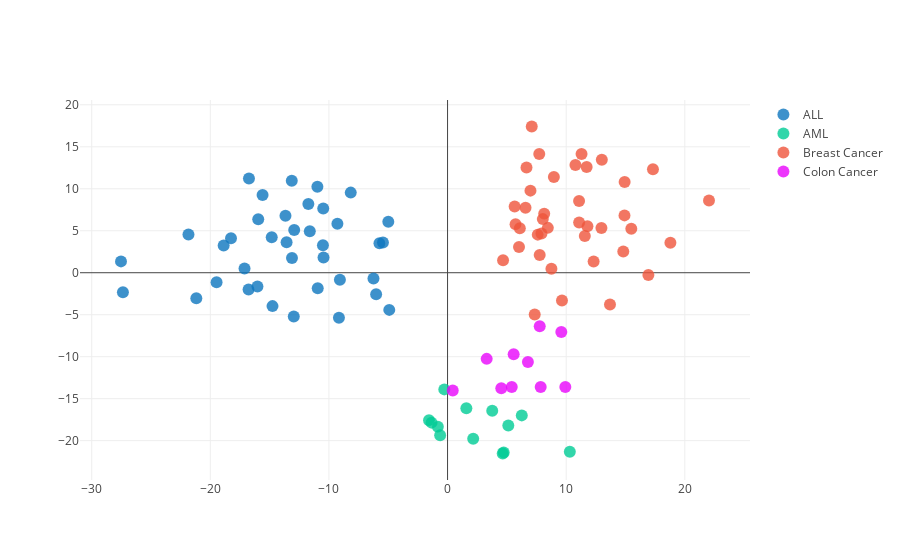

Notebook code cell kept with this figure:
### Code cell
data = []
for name, col in zip(diseases, colors.values()):
    trace = dict( type = 'scatter',
                 x = Y[y==name,0],
                 y = Y[y==name,1], mode='markers', name=name,
        marker=dict( color=col, size=12, line=dict( color='rgba(217, 217, 217, 0.14)',width=0.5),opacity=0.8)
            )
    data.append(trace)

layout = dict(
    showlegend=True,
    scene=dict(
        xaxis=dict(title='PC1'),
        yaxis=dict(title='PC2')
    )
)

fig = dict(data=data, layout=layout)
py.iplot(fig, filename='projection-matrix')

### Figure 1 — Plotly figure (JSON) as saved in the notebook; plotly's stock layout.template omitted (floating-point values rounded to 4 significant figures)
{"data": [{"marker": {"color": "#0D76BF", "line": {"color": "rgba(217, 217, 217, 0.14)", "width": 0.5}, "opacity": 0.8, "size": 12}, "mode": "markers", "name": "ALL", "type": "scatter", "uid": "1aff7193-c460-4b6e-bafc-d10f2cd5ec89", "x": [-17.12, -11.74, -14.83, -5.448, -16.03, -21.18, -13.57, -9.076, -6.022, -16.74, -13.13, -9.288, -13.67, -5.743, -10.46, -18.88, -10.48, -13.12, -19.47, -15.6, -11.62, -18.26, -12.97, -10.51, -9.159, -27.53, -10.98, -15.96, -27.37, -12.93, -8.162, -4.997, -21.84, -6.246, -14.76, -10.95, -4.914, -16.78], "y": [0.4951, 8.186, 4.228, 3.609, -1.644, -3.048, 3.634, -0.8234, -2.551, 11.23, 10.94, 5.846, 6.777, 3.51, 1.809, 3.232, 7.664, 1.748, -1.124, 9.253, 4.933, 4.116, -5.219, 3.271, -5.365, 1.353, 10.24, 6.371, -2.333, 5.096, 9.542, 6.071, 4.557, -0.6868, -3.977, -1.834, -4.424, -1.992]}, {"marker": {"color": "#00cc96", "line": {"color": "rgba(217, 217, 217, 0.14)", "width": 0.5}, "opacity": 0.8, "size": 12}, "mode": "markers", "name": "AML", "type": "scatter", "uid": "332e127e-9bba-4533-95b4-e31912af703b", "x": [5.121, -1.349, -0.6256, -1.563, 6.256, 4.651, 10.31, 1.584, -0.2763, 4.732, 2.161, -0.8196, 3.766], "y": [-18.19, -17.85, -19.35, -17.58, -16.99, -21.53, -21.32, -16.15, -13.89, -21.4, -19.77, -18.35, -16.44]}, {"marker": {"color": "#EF553B", "line": {"color": "rgba(217, 217, 217, 0.14)", "width": 0.5}, "opacity": 0.8, "size": 12}, "mode": "markers", "name": "Breast Cancer", "type": "scatter", "uid": "543a75e5-e37b-4101-9d2a-7a0c0557cdbf", "x": [11.57, 7.347, 7.098, 7.919, 8.756, 7.769, 9.645, 12.31, 14.81, 6.023, 10.78, 15.49, 14.92, 6.989, 16.93, 5.657, 14.93, 12.97, 8.03, 6.571, 13.69, 8.146, 13.01, 6.655, 6.093, 7.606, 11.09, 11.3, 22.04, 17.32, 11.09, 11.79, 11.73, 8.453, 18.79, 4.679, 5.733, 8.962, 7.729], "y": [4.38, -4.981, 17.42, 4.676, 0.4834, 2.11, -3.307, 1.343, 2.538, 3.057, 12.84, 5.243, 6.831, 9.779, -0.2642, 7.901, 10.81, 5.326, 6.386, 7.746, -3.786, 7.036, 13.45, 12.53, 5.289, 4.539, 8.537, 14.14, 8.598, 12.31, 5.975, 5.528, 12.6, 5.344, 3.582, 1.485, 5.778, 11.4, 14.13]}, {"marker": {"color": "#E904FC", "line": {"color": "rgba(217, 217, 217, 0.14)", "width": 0.5}, "opacity": 0.8, "size": 12}, "mode": "markers", "name": "Colon Cancer", "type": "scatter", "uid": "eb5b6264-8a7d-47da-ac54-8a12929401c5", "x": [5.572, 7.77, 4.529, 3.298, 0.4369, 9.927, 5.41, 6.774, 7.85, 9.589], "y": [-9.701, -6.383, -13.74, -10.26, -14.02, -13.62, -13.61, -10.64, -13.62, -7.063]}], "layout": {"scene": {"xaxis": {"title": {"text": "PC1"}}, "yaxis": {"title": {"text": "PC2"}}}, "showlegend": true}}
